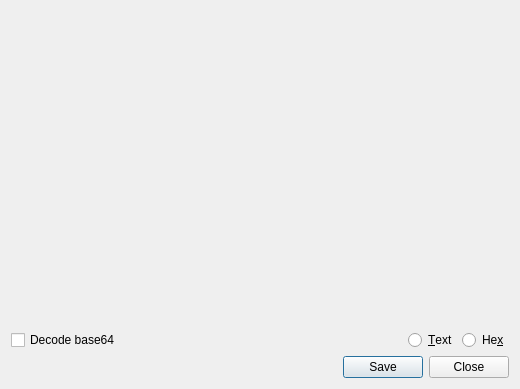
<?xml version="1.0" encoding="UTF-8"?>
<ui version="4.0">
 <class>ValueViewWidget</class>
 <widget class="QDialog" name="ValueViewWidget">
  <property name="geometry">
   <rect>
    <x>0</x>
    <y>0</y>
    <width>520</width>
    <height>389</height>
   </rect>
  </property>
  <property name="windowTitle">
   <string>Form</string>
  </property>
  <layout class="QVBoxLayout" name="verticalLayout_2">
   <item>
    <widget class="QStackedWidget" name="stackedWidget">
     <property name="currentIndex">
      <number>-1</number>
     </property>
    </widget>
   </item>
   <item>
    <layout class="QHBoxLayout" name="horizontalLayout">
     <item>
      <widget class="QCheckBox" name="decodeb64">
       <property name="text">
        <string>Decode base64</string>
       </property>
      </widget>
     </item>
     <item>
      <spacer name="horizontalSpacer">
       <property name="orientation">
        <enum>Qt::Horizontal</enum>
       </property>
       <property name="sizeHint" stdset="0">
        <size>
         <width>40</width>
         <height>20</height>
        </size>
       </property>
      </spacer>
     </item>
     <item>
      <widget class="QRadioButton" name="modeText">
       <property name="text">
        <string>&amp;Text</string>
       </property>
      </widget>
     </item>
     <item>
      <widget class="QRadioButton" name="modeHex">
       <property name="text">
        <string>He&amp;x</string>
       </property>
      </widget>
     </item>
    </layout>
   </item>
   <item>
    <widget class="QDialogButtonBox" name="buttonBox">
     <property name="standardButtons">
      <set>QDialogButtonBox::Close|QDialogButtonBox::Save</set>
     </property>
    </widget>
   </item>
  </layout>
 </widget>
 <resources/>
 <connections>
  <connection>
   <sender>buttonBox</sender>
   <signal>rejected()</signal>
   <receiver>ValueViewWidget</receiver>
   <slot>reject()</slot>
   <hints>
    <hint type="sourcelabel">
     <x>356</x>
     <y>369</y>
    </hint>
    <hint type="destinationlabel">
     <x>329</x>
     <y>384</y>
    </hint>
   </hints>
  </connection>
 </connections>
</ui>
